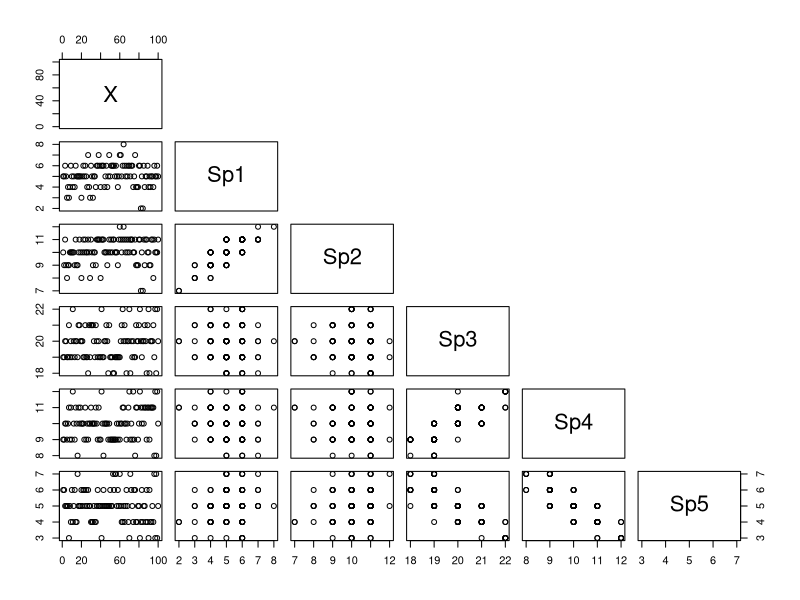
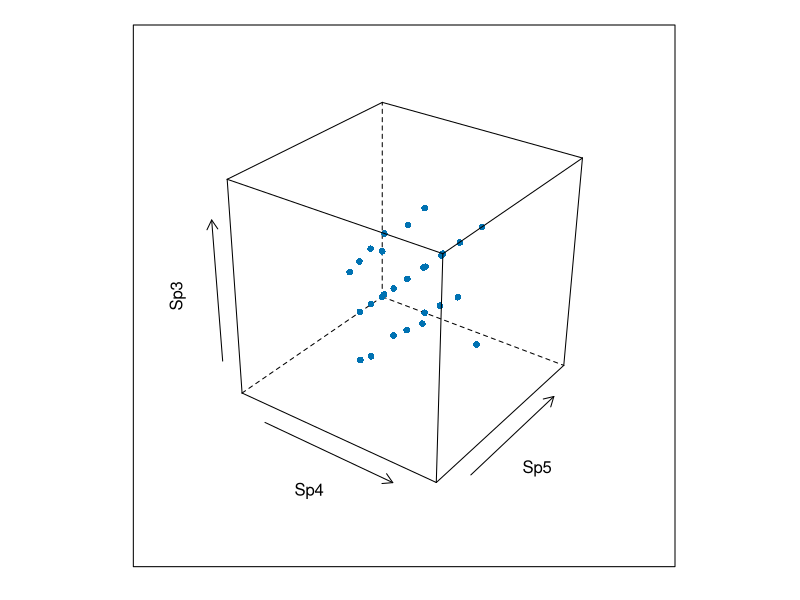
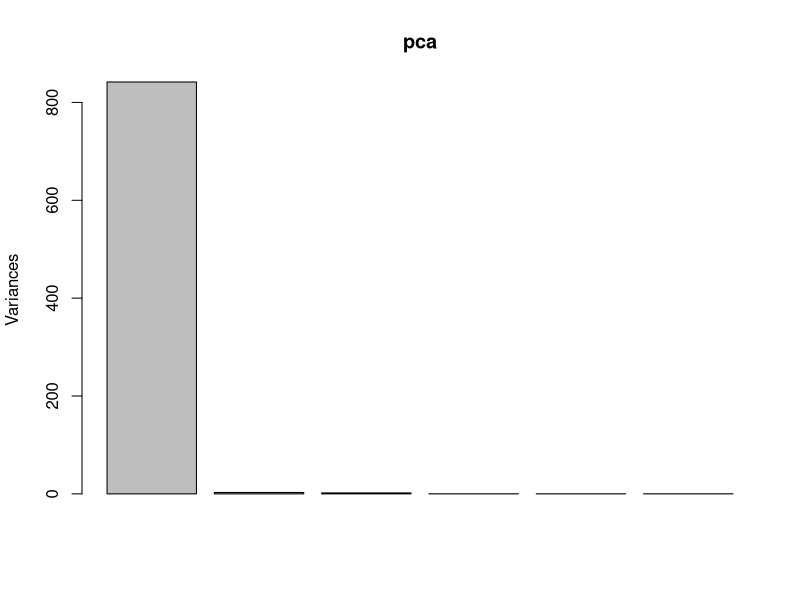
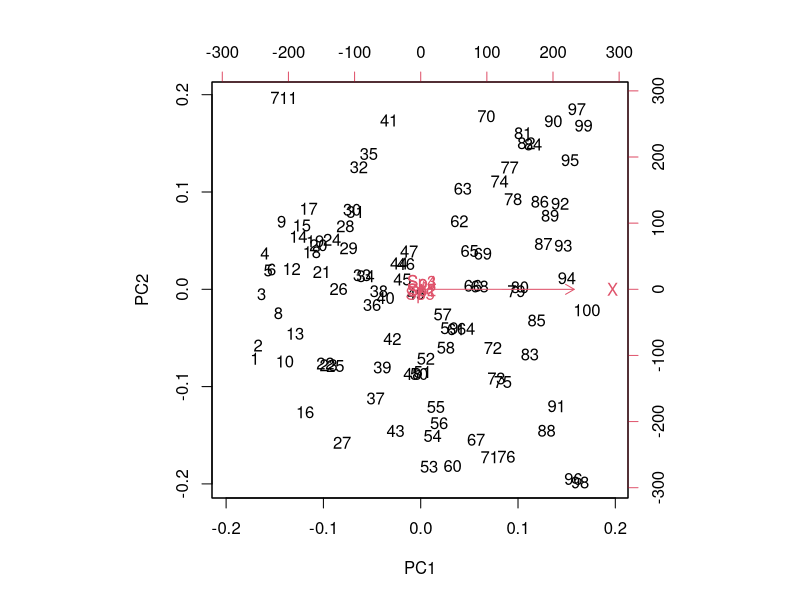

Source code (R) for these figures, in order:
## ---- chunk 1
knitr::opts_chunk$set(echo = TRUE)
## ---- chunk 2
spp <- read.csv("Datos-bases/Datos-sp.csv")
## ---- chunk 3
pairs(spp, upper.panel = NULL)
## ---- chunk 4
cor(spp)
## ---- chunk 5
library(lattice)
cloud(Sp3 ~ Sp4 + Sp5, spp, type="p",screen=c(x=-55,y=-30,z=-20),zlab=list(rot=90), pch=16)
## ---- chunk 6
pca <- prcomp(spp)
## ---- chunk 7
plot(pca)
## ---- chunk 8
pca$sdev^2/sum(pca$sdev^2)
## ---- chunk 9
biplot(pca)
